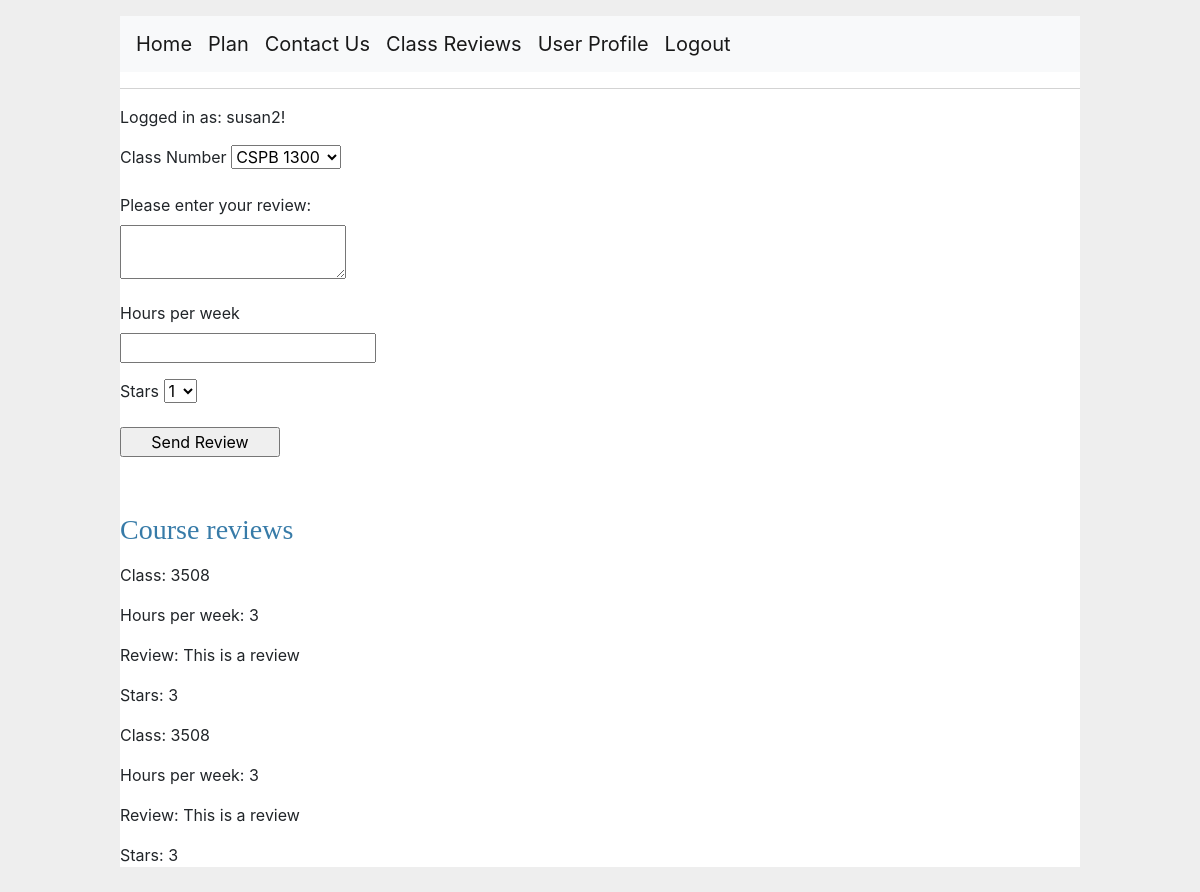
Page /reviews (signed in) on the earlier database version.
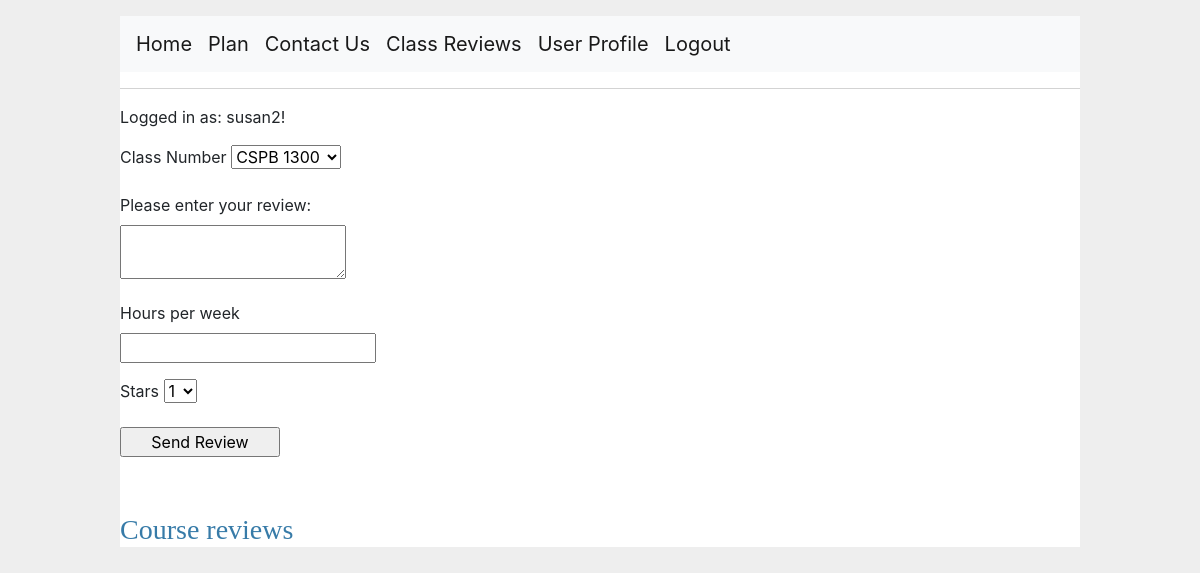
Same page on the later database version.
### app/models.py (models this page shows, shortened)
class User(UserMixin, db.Model):
    id = db.Column(db.Integer, primary_key=True)
    username = db.Column(db.String(64), index=True, unique=True)
    email = db.Column(db.String(120), index=True, unique=True)
    password_hash = db.Column(db.String(128))
    def return_id(self):
        return self.id

class Review(db.Model):
    id = db.Column(db.Integer, primary_key=True)
    classname = db.Column(db.String(40))
    hoursperweek = db.Column(db.Integer)
    review = db.Column(db.String(200))
    stars = db.Column(db.Integer)
    timestamp = db.Column(db.DateTime, index=True, default=datetime.utcnow)
    user_id = db.Column(db.Integer, db.ForeignKey('user.id'))

### app/routes.py (the view)
@app.route('/reviews', methods=['GET', 'POST'])
@login_required
def reviews():
    user_id = -1
    if current_user.is_authenticated:
        user = current_user.username
        user_object = User.query.filter_by(username=user).first()
        user_id = user_object.return_id()
    form = ReviewForm()
    reviews_all = Review.query.all()
    reviews_list = []
    for review in reviews_all:
        review = {
            "Class": review.classname,
            "Hours per week": review.hoursperweek,
            "Review": review.review,
            "Stars":review.stars
           }
        reviews_list.append(review)
    if form.validate_on_submit():
        ts = datetime.datetime.utcnow()
        review = Review(classname=form.classname.data, hoursperweek=form.hoursPerWeek.data, review=form.review.data, stars=form.stars.data, timestamp=ts, user_id=user_id)
        db.session.add(review)
        db.session.commit()
        return redirect(url_for('reviews'))
    else:
        return render_template('reviews.html', reviews=reviews_list, form=form)

### app/forms.py
class ReviewForm(FlaskForm):
    classname = SelectField(
        'Class Number',
        [DataRequired()],
        choices=[
            ('CSPB 1300', 'CSPB 1300'),
            ('CSPB 2824', 'CSPB 2824'),
            ('CSPB 2270', 'CSPB 2270'),
            ('CSPB 3104', 'CSPB 3104'),
            ('CSPB 2400', 'CSPB 2400'),
            ('CSPB 3308', 'CSPB 3308'),
            ('CSPB 3155', 'CSPB 3155'),
            ('CSPB 3702', 'CSPB 3702'),
            ('CSPB 3022', "CSPB 3022"),
            ('CSPB 4122', "CSPB 4122"),
            ('CSPB 4502', "CSPB 4502"),
            ('CSPB 2820', "CSPB 2820"),
            ('CSPB 3403', "CSPB 3403")
        ]
    )
    review = TextAreaField('Please enter your review:', validators=[DataRequired()])
    hoursPerWeek = IntegerField('Hours per week', validators=[DataRequired(), NumberRange(min=0, message='Must enter a number greater than 0')])
    stars = SelectField(choices=[('1', '1'), ('2', '2'), ('3', '3'), ('4', '4')])
    submit = SubmitField('Send Review')

### app/models.py (called while the page is built)
@login.user_loader
def load_user(id):
    return User.query.get(int(id))

### app/templates/reviews.html (shortened to what this page needs)
{% extends "base.html" %}
{% block body %}
    <form action="" method="post">
        <p>
            {{ form.classname.label }}
            {{ form.classname }}
        </p>
        <p>
            {{ form.review.label }}<br>
            {{ form.review(size=32) }}<br>
        </p>
        <p>
            {{ form.hoursPerWeek.label }}<br>
            {{ form.hoursPerWeek(size=32) }}<br>
        </p>
        <p>
            {{ form.stars.label }}
            {{ form.stars }}
        </p>
        <p>{{ form.submit() }}</p>
    </form>
    <br>
    <h3>Course reviews</h3>
    <div>
    {% for dict_item in reviews %}
    {% for key, value in dict_item.items() %}
      <p>{{key}}: {{value}}</p>
    {% endfor %}
    {% endfor %}
    </div>
{% endblock %}

### app/templates/base.html (shortened to what this page needs)
<!doctype html>
<html lang="en">
  <head>
    <link rel="stylesheet" href="https://cdn.jsdelivr.net/npm/bootstrap@4.0.0/dist/css/bootstrap.min.css">
    <link rel="stylesheet" href="{{ url_for('static', filename='style.css') }}">
  </head>
  <body>
    <nav class="navbar navbar-expand-lg navbar-light bg-light">
      <a class="navbar-brand" href="{{ url_for('index') }}">Home</a>
      <a class="navbar-brand" href="{{ url_for('plan') }}">Plan</a>
      <a class="navbar-brand" href="{{ url_for('contact') }}">Contact Us</a>
      <a class="navbar-brand" href="{{ url_for('reviews') }}">Class Reviews</a>
      {% if current_user.is_anonymous %}
      <a class="navbar-brand" href="{{ url_for('login') }}">Login</a>
      {% else %}
      <a class="navbar-brand" href="{{ url_for('user', username=current_user.username) }}">User Profile</a>
      <a class="navbar-brand" href="{{ url_for('logout') }}">Logout</a>
      {% endif %}
    </nav>
    <hr>
      {% if current_user.is_anonymous %}
      <p>New User? <a href="{{ url_for('register') }}">Click to Register!</a></p>
      {% else %}
      <p>Logged in as: {{ current_user.username }}!</p>
      {% endif %}
    {% block body %}{% endblock %}
  </body>
</html>

### app/static/style.css (style rules this page uses)
html { font-family: sans-serif; background: #eee; padding: 1rem; }
body { max-width: 960px; margin: 0 auto; background: white; }
h1, h2, h3, h4, h5, h6 { font-family: serif; color: #377ba8; margin: 1rem 0; }
a { color: #377ba8; }
hr { border: none; border-top: 1px solid lightgray; }
nav { background: lightgray; display: flex; align-items: center; padding: 0 0.5rem; }
input[type=submit] { align-self: start; min-width: 10em; }

Differences in the rows shown:
removed Review: key "Class", classname "3508", dict_item "Hours per week" "Stars", dict_item "3" "3", key "Review", review "This is a review"
removed Review: key "Class", classname "3508", dict_item "Hours per week" "Stars", dict_item "3" "3", key "Review", review "This is a review"
